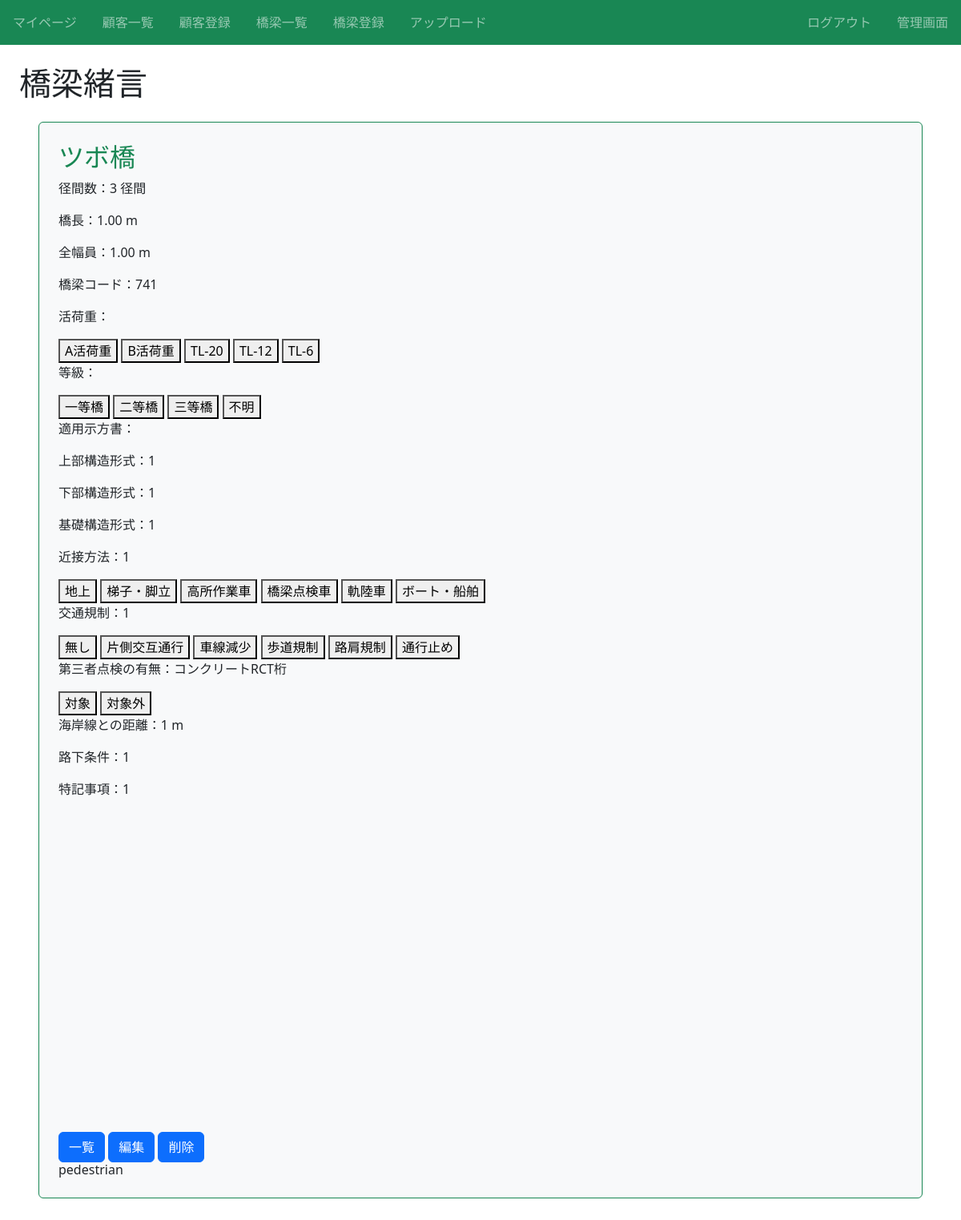
Page /infra/2/detail/ (signed in) on the earlier database version.
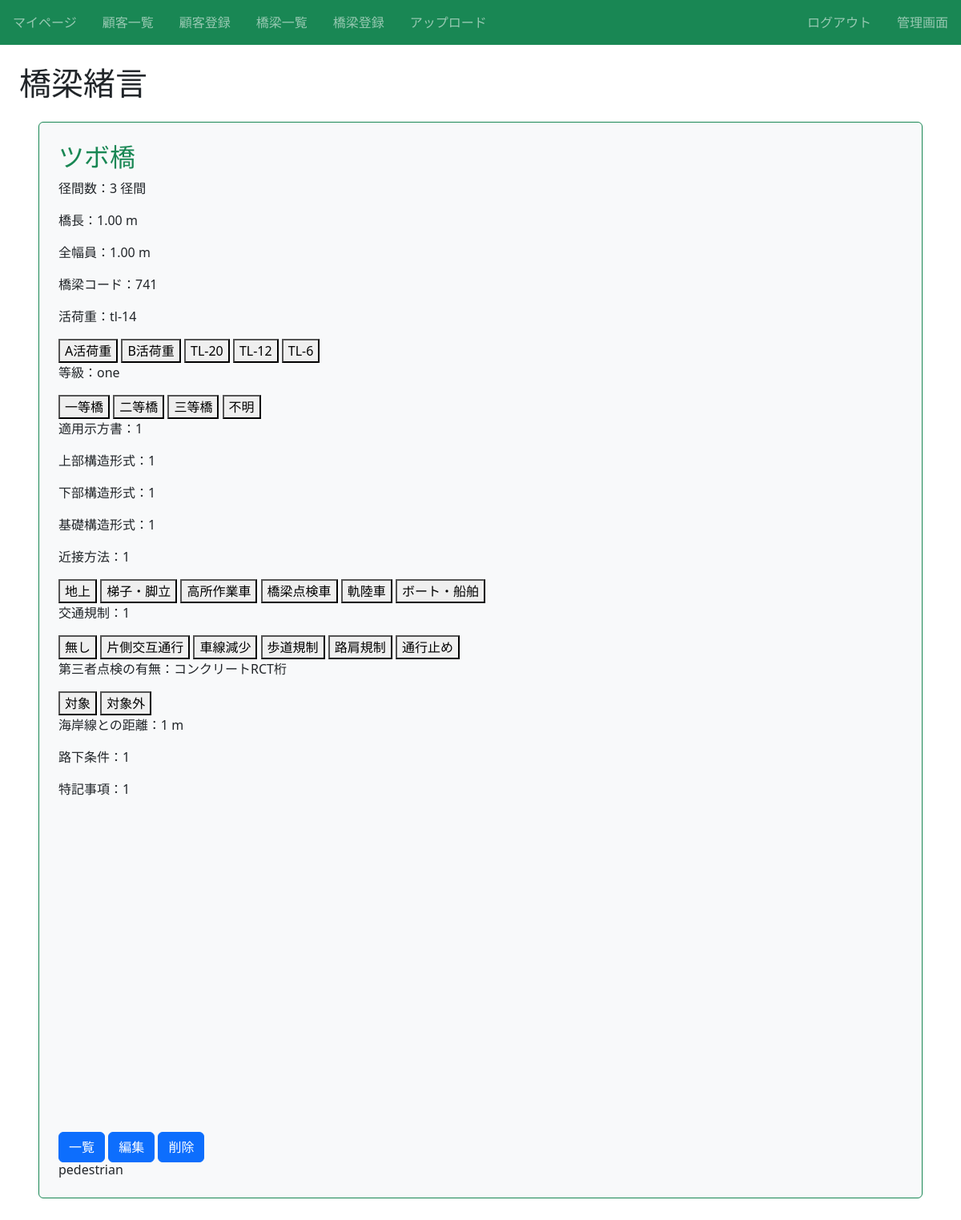
Same page on the later database version.
### infra/models.py (models this page shows, shortened)
class Infra(models.Model):
  title = models.CharField(max_length=100)# 橋名
  径間数 = models.IntegerField()# 径間数
  橋長 = models.DecimalField(max_digits=10, decimal_places=2)# 橋長(最大桁数10桁、小数点以下2桁)
  全幅員 = models.DecimalField(max_digits=10, decimal_places=2)# 全幅員(最大桁数10桁、小数点以下2桁)
  路線名 = models.CharField(max_length=50)# 路線名
  latitude = models.CharField(max_length=50)# 緯度
  longitude = models.CharField(max_length=50)# 経度
  橋梁コード = models.CharField(max_length=50, blank=True)# 橋梁コード
  活荷重 = models.CharField(max_length=50, blank=True)# 活荷重
  等級 = models.CharField(max_length=50, blank=True, choices = LOADGRADE)# 等級
  適用示方書 = models.CharField(max_length=100, blank=True)# 適用示方書
  上部構造形式 = models.CharField(max_length=100)# 上部構造形式
  下部構造形式 = models.CharField(max_length=100)# 下部構造形式
  基礎構造形式 = models.CharField(max_length=100)# 基礎構造形式
  近接方法 = models.CharField(max_length=100)# 近接方法
  交通規制 = models.CharField(max_length=100)# 交通規制
  第三者点検の有無 = models.CharField(max_length=100)# 第三者点検の有無
  海岸線との距離 = models.CharField(max_length=100)# 海岸線の距離
  路下条件 = models.CharField(max_length=100)# 路下条件
  特記事項 = models.CharField(max_length=100, blank=True)# 特記事項
  カテゴリー = models.CharField(max_length=100, choices = CATEGORY)# カテゴリー

### infra/views.py (the view)
# urls.py: path('infra/<int:pk>/detail/', views.DetailInfraView.as_view(), name='detail-infra'),
class DetailInfraView(LoginRequiredMixin, DetailView):
  template_name = 'infra/infra_detail.html'
  model = Infra

### infra/templates/infra/infra_detail.html (shortened to what this page needs)
{% extends "base.html" %}
{% block h1 %}橋梁緒言{% endblock %}
{% block content %}
  <div class="p-4 m-4 bg-light border border-success rounded">
    <h2 class="text-success">{{ object.title }}</h2>
    <p>径間数：{{ object.径間数 }} 径間</p>
    <p>橋長：{{ object.橋長 }} m</p>
    <p>全幅員：{{ object.全幅員 }} m</p>
    <p>橋梁コード：{{ object.橋梁コード }}</p>
    <p>活荷重：{{ object.活荷重 }}</p>
    <form method="POST" action="{% url 'detail-infra' object.pk %}">
      <button type="submit" name="活荷重" value="live_load_a">A活荷重</button>
      <button type="submit" name="活荷重" value="live_load_b">B活荷重</button>
      <button type="submit" name="活荷重" value="tl20">TL-20</button>
      <button type="submit" name="活荷重" value="tl12">TL-12</button>
      <button type="submit" name="活荷重" value="tl6">TL-6</button>
    </form>
    <p>等級：{{ object.等級 }}</p>
    <form method="POST" action="{% url 'detail-infra' object.pk %}">
      <button type="submit" name="等級" value="one">一等橋</button>
      <button type="submit" name="等級" value="two">二等橋</button>
      <button type="submit" name="等級" value="three">三等橋</button>
      <button type="submit" name="等級" value="unknown">不明</button>
    </form>
    <p>適用示方書：{{ object.適用示方書 }}</p>
    <p>上部構造形式：{{ object.上部構造形式 }}</p>
    <p>下部構造形式：{{ object.下部構造形式 }}</p>
    <p>基礎構造形式：{{ object.基礎構造形式 }}</p>
    <p>近接方法：{{ object.近接方法 }}</p>
    <form method="POST" action="{% url 'detail-infra' object.pk %}">
      <button type="submit" name="近接方法" value="ground">地上</button>
      <button type="submit" name="近接方法" value="ladder">梯子・脚立</button>
      <button type="submit" name="近接方法" value="work_heights">高所作業車</button>
      <button type="submit" name="近接方法" value="bridge_inspection">橋梁点検車</button>
      <button type="submit" name="近接方法" value="rail_lnd">軌陸車</button>
      <button type="submit" name="近接方法" value="boat">ボート・船舶</button>
    </form>
    <p>交通規制：{{ object.交通規制 }}</p>
    <form method="POST" action="{% url 'detail-infra' object.pk %}">
      <button type="submit" name="交通規制" value="none">無し</button>
      <button type="submit" name="交通規制" value="one_side">片側交互通行</button>
      <button type="submit" name="交通規制" value="decrease">車線減少</button>
      <button type="submit" name="交通規制" value="sidewalk">歩道規制</button>
      <button type="submit" name="交通規制" value="road_side">路肩規制</button>
      <button type="submit" name="交通規制" value="stop">通行止め</button>
    </form>
    <p>第三者点検の有無：{{ object.第三者点検の有無 }}</p>
    <form method="POST" action="{% url 'detail-infra' object.pk %}">
      <button type="submit" name="第三者点検の有無" value="yes">対象</button>
      <button type="submit" name="第三者点検の有無" value="no">対象外</button>
    </form>
    <p>海岸線との距離：{{ object.海岸線との距離 }} m</p>
    <p>路下条件：{{ object.路下条件 }}</p>
    <p>特記事項：{{ object.特記事項 }}</p>
    <div id="map" style="height: 400px; width: 100%;"></div>
    <a href="{% url 'list-infra' %}" class="btn btn-primary">一覧</a>
    <a href="{% url 'update-infra' object.pk %}" class="btn btn-primary">編集</a>
    <a href="{% url 'delete-infra' object.pk %}" class="btn btn-primary">削除</a>
    <h6 class="card-title">{{ object.カテゴリー }}</h6>
  </div>
{% endblock content %}

Differences in the rows shown:
changed Infra "ツボ橋": 活荷重 (not shown) → "tl-14"; 等級 (not shown) → "one"; 適用示方書 (not shown) → "1"
